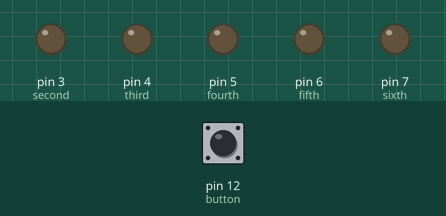
This sketch was run on a simulated Arduino Uno, built with avr-gcc and run on an emulated ATmega328P. On the bench: output pins drawn as LEDs (lit = HIGH). Dashed ring = blinking. The test bench sets the inputs (shaded band); at power-on: pin 12 (button) LOW. Random numbers use the default seed unless the sketch sets one; pins used as bus, display or sensor lines are not drawn.

Above: at 1.2 s.
1.3 s: pin 12 (button) pulled HIGH for 0.15 s
At 3.2 s:
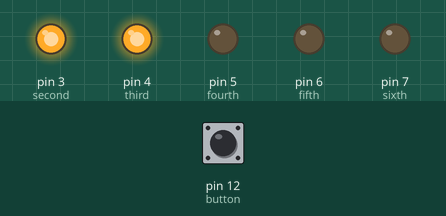
4.3 s: pin 12 (button) pulled HIGH for 1 s
At 6.7 s:
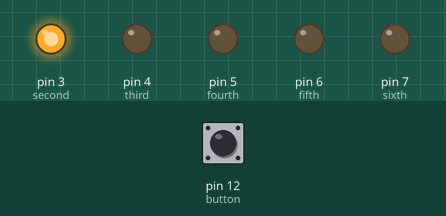
7.3 s: pin 12 (button) pulled HIGH for 3.2 s
At 7.8 s:
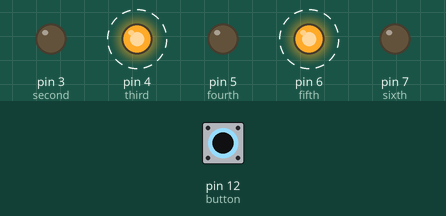
12.0 s: pin 12 (button) pulled HIGH for 3.2 s
At 16.8 s:
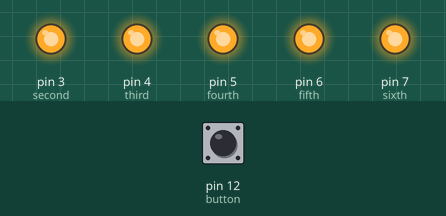
17.1 s: pin 12 (button) pulsed HIGH 5 times (0.12 s each, 0.3 s apart)
At 19.8 s:
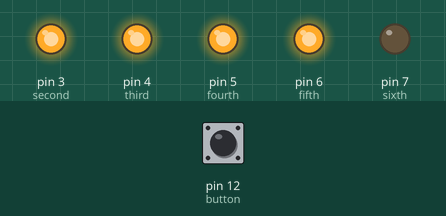
21.0 s: pin 12 (button) pulsed HIGH 5 times (0.12 s each, 0.3 s apart)
At 23.9 s:
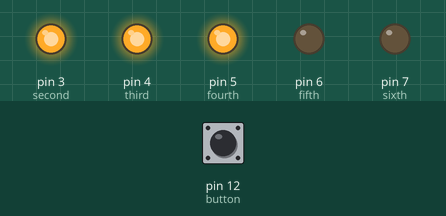
Timing chart, 0 to 25.4 s (numbered marks = the images above; inputs shaded):
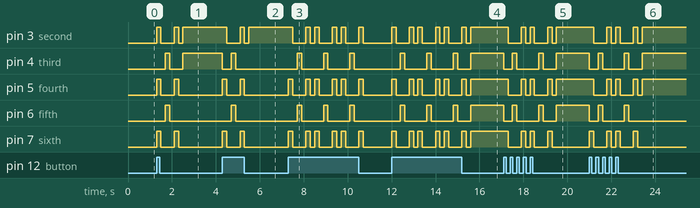

The sketch:

dice_roll.ino
```cpp
// (licence header left out)
// 6 consecutive digital pins for the LEDs
int first = 2;
int second = 3;
int third = 4;
int fourth = 5;
int fifth = 6;
int sixth = 7;

int button = 12;

int pressed = 0;

void setup() {
    for (int i = first; i <= sixth; i++) {
        pinMode(i, OUTPUT);
    }
    pinMode(button, INPUT);
    // initialize random seed by noise from analog pin 0 (should be unconnected)
    randomSeed(analogRead(0));
}

void loop() {
    // if button is pressed - throw the dice
    pressed = digitalRead(button);
    if (pressed == HIGH) {
        // remove previous number
        setAllLEDs(LOW);
        buildUpTension();
        int thrownNumber = throwDice();
        showNumber(thrownNumber);
    }
}

void lightHalfOfLEDS(int first, int second, int third) {
    digitalWrite(first, HIGH);
    digitalWrite(second, HIGH);
    digitalWrite(third, HIGH);
    delay(200);
    digitalWrite(first, LOW);
    digitalWrite(second, LOW);
    digitalWrite(third, LOW);
    delay(200);
}

void buildUpTension() {
    lightHalfOfLEDS(3, 5, 7);
    lightHalfOfLEDS(2, 4, 6);
    lightHalfOfLEDS(3, 5, 7);
}

void showNumber(int number) {
    digitalWrite(first, HIGH);
    if (number >= 2) {
        digitalWrite(second, HIGH);
    } if (number >= 3) {
        digitalWrite(third, HIGH);
    } if (number >= 4) {
        digitalWrite(fourth, HIGH);
    } if (number >= 5) {
        digitalWrite(fifth, HIGH);
    } if (number == 6) {
        digitalWrite(sixth, HIGH);
    }
}

int throwDice() {
    // get a random number in the range [1,6]
    int randNumber = random(1, 7);
    return randNumber;
}

void setAllLEDs(int value) {
    for (int i = first; i <= sixth; i++) {
        digitalWrite(i, value);
    }
}
```

Measured:
- after the input at 1.3 s, pin 3 (second): goes HIGH 0.20 s, LOW 0.60 s, HIGH 0.20 s, LOW 0.20 s, then HIGH, starting at once; pin 4 (third): LOW → HIGH after 0.40 s, → LOW 0.20 s later, → HIGH 0.60 s later
- after the input at 4.3 s, pin 3 (second): HIGH → LOW after 0.20 s, → HIGH 0.60 s later, → LOW 0.20 s later, → HIGH 0.20 s later; pin 4 (third): HIGH → LOW at once, → HIGH 0.40 s later, → LOW 0.20 s later
- after the input at 7.3 s, pin 3 (second): HIGH → LOW after 0.20 s, then repeats every 1.2 s: HIGH 0.20 s, LOW 0.20 s, HIGH 0.20 s, LOW 0.60 s; pin 4 (third): alternates HIGH for 0.20 s and LOW for 1.0 s, starting after 0.40 s
- after the input at 12.0 s, pin 3 (second), pin 5 (fourth), pin 7 (sixth): LOW → HIGH at once, then repeats every 1.2 s: LOW 0.60 s, HIGH 0.20 s, LOW 0.20 s, HIGH 0.20 s; pin 4 (third), pin 6 (fifth): LOW → HIGH after 0.40 s, then repeats every 1.2 s: LOW 1.0 s, HIGH 0.20 s
- after the input at 17.1 s, pin 3 (second): HIGH → LOW after 0.20 s, → HIGH 0.60 s later, → LOW 0.20 s later, → HIGH 0.20 s later, … (8 changes in this stretch); pin 4 (third): goes LOW 0.40 s, HIGH 0.20 s, LOW 1.0 s, HIGH 0.20 s, LOW 0.60 s, then HIGH, starting at once
- after the input at 21.0 s, pin 3 (second): HIGH → LOW after 0.20 s, → HIGH 0.60 s later, → LOW 0.20 s later, → HIGH 0.20 s later, … (8 changes in this stretch); pin 4 (third): goes LOW 0.40 s, HIGH 0.20 s, LOW 1.0 s, HIGH 0.20 s, LOW 0.60 s, then HIGH, starting at once
